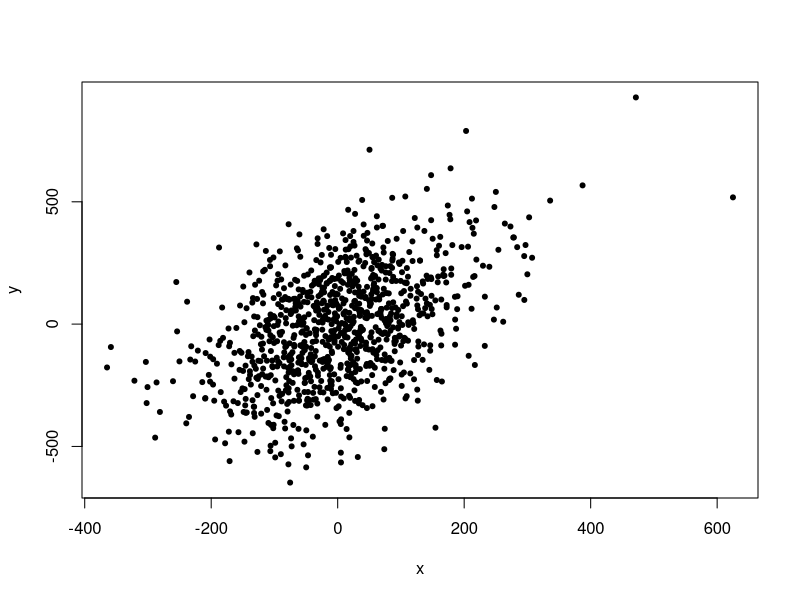

Write R code to recreate this figure.
################################
# ECON 310: Correlation formulas
# NEIU Spring 2022
################################

# Generate data
options(max.print=999999)
set.seed(5)
n<-1000
x<-round(100*rt(n,14),1)
x
y<-round(x+rnorm(n,1,200),1)
y
cbind(x,y)

plot(x,y,pch=20)

# Pearson vs. Spearman
# Formulas vs. program
cor(x,y)
cor(x,y,method = "spearman")

# Pearson
# Start with means, variances, sds
xbar<-mean(x)
ybar<-mean(y)
varx<-sum((x-xbar)^2)/(n-1)
vary<-sum((y-ybar)^2)/(n-1)
# compare!
varx
var(x)

sdy<-sqrt(vary)
sdx<-sqrt(varx)
(sum((x-xbar)*(y-ybar))/(n-1))/(sdx*sdy)
cor(x,y)

# Now do Spearman
x1<-rank(x)
x1
y1<-rank(y)
D<-x1-y1
D
1-6*sum(D^2)/(n*(n^2-1))
cor(x,y,method="spearman")


